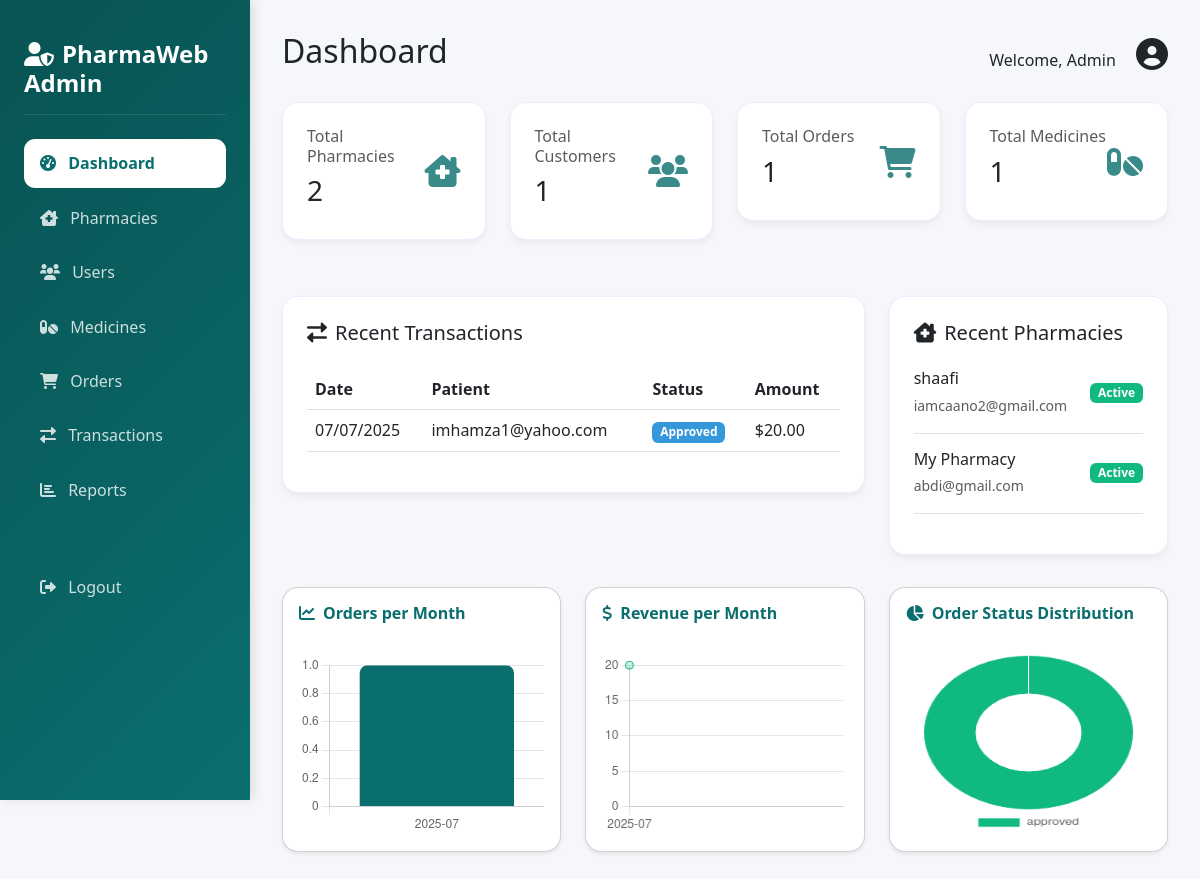
/admin/dashboard.php (signed in), run on the app's committed database.
### tables this page shows
CREATE TABLE `orders` (
  `id` int(11) NOT NULL,
  `customer_id` int(11) DEFAULT NULL,
  `pharmacy_id` int(11) NOT NULL,
  `prescription_id` int(11) DEFAULT NULL,
  `total_amount` decimal(10,2) NOT NULL,
  `status` enum('pending','approved','rejected','completed','cancelled') DEFAULT 'pending',
  `payment_status` enum('pending','completed','failed') DEFAULT 'pending',
  `transaction_hash` varchar(255) DEFAULT NULL,
  `created_at` timestamp NOT NULL DEFAULT current_timestamp(),
  `payout_amount` decimal(10,2) DEFAULT NULL,
  `payout_tx_hash` varchar(255) DEFAULT NULL
);

CREATE TABLE `users` (
  `id` int(11) NOT NULL,
  `email` varchar(255) NOT NULL,
  `password` varchar(255) NOT NULL,
  `user_type` enum('admin','pharmacy','customer') NOT NULL,
  `metamask_address` varchar(42) DEFAULT NULL,
  `created_at` timestamp NOT NULL DEFAULT current_timestamp(),
  `updated_at` timestamp NOT NULL DEFAULT current_timestamp() ON UPDATE current_timestamp(),
  `user_hash` varchar(66) DEFAULT NULL,
  `tx_hash` varchar(66) DEFAULT NULL
);

CREATE TABLE `pharmacies` (
  `id` int(11) NOT NULL,
  `user_id` int(11) DEFAULT NULL,
  `pharmacy_name` varchar(255) NOT NULL,
  `address` text NOT NULL,
  `phone` varchar(20) DEFAULT NULL,
  `license_number` varchar(50) DEFAULT NULL,
  `status` enum('active','inactive') DEFAULT 'active',
  `wallet_address` varchar(42) DEFAULT NULL,
  `trust_score` decimal(5,2) DEFAULT 100.00,
  `performance` varchar(255) DEFAULT NULL
);

### admin/dashboard.php (the view, shortened to what this page needs)
<?php
require_once '../config/database.php';
$stats = [
    'total_pharmacies' => $conn->query("SELECT COUNT(*) FROM pharmacies")->fetchColumn(),
    'total_customers' => $conn->query("SELECT COUNT(*) FROM users WHERE user_type = 'customer'")->fetchColumn(),
    'total_orders' => $conn->query("SELECT COUNT(*) FROM orders")->fetchColumn(),
    'total_medicines' => $conn->query("SELECT COUNT(*) FROM medicines")->fetchColumn()
];
$recent_orders = $conn->query("
    SELECT o.*, u.email as customer_email, p.pharmacy_name
    FROM orders o
    JOIN users u ON o.customer_id = u.id
    JOIN pharmacies p ON o.pharmacy_id = p.id
    ORDER BY o.created_at DESC
    LIMIT 5
")->fetchAll();
$recent_pharmacies = $conn->query("
    SELECT p.*, u.email
    FROM pharmacies p
    JOIN users u ON p.user_id = u.id
    ORDER BY p.id DESC
    LIMIT 5
")->fetchAll();
$orders_per_month = $conn->query("SELECT DATE_FORMAT(created_at, '%Y-%m') as month, COUNT(*) as count FROM orders GROUP BY month ORDER BY month DESC LIMIT 12")->fetchAll(PDO::FETCH_ASSOC);
$orders_per_month = array_reverse($orders_per_month);
$revenue_per_month = $conn->query("SELECT DATE_FORMAT(created_at, '%Y-%m') as month, SUM(total_amount) as revenue FROM orders GROUP BY month ORDER BY month DESC LIMIT 12")->fetchAll(PDO::FETCH_ASSOC);
$revenue_per_month = array_reverse($revenue_per_month);
$status_dist = $conn->query("SELECT status, COUNT(*) as count FROM orders WHERE YEAR(created_at) = YEAR(CURDATE()) GROUP BY status")->fetchAll(PDO::FETCH_KEY_PAIR);
?>
<!DOCTYPE html>
<html lang="en">
<head>
    <link href="https://cdn.jsdelivr.net/npm/bootstrap@5.3.0/dist/css/bootstrap.min.css" rel="stylesheet">
    <link href="https://cdnjs.cloudflare.com/ajax/libs/font-awesome/6.0.0/css/all.min.css" rel="stylesheet">
    <link href="../assets/css/theme.css" rel="stylesheet">
</head>
<body>
    <div class="sidebar">
        <div class="sidebar-header">
            <h4><i class="fas fa-user-shield me-2"></i>PharmaWeb Admin</h4>
        </div>
        <nav>
            <a href="dashboard.php" class="nav-link active">
                <i class="fas fa-tachometer-alt me-2"></i> Dashboard
            </a>
            <a href="pharmacies.php" class="nav-link">
                <i class="fas fa-clinic-medical me-2"></i> Pharmacies
            </a>
            <a href="users.php" class="nav-link">
                <i class="fas fa-users me-2"></i> Users
            </a>
            <a href="medicines.php" class="nav-link">
                <i class="fas fa-pills me-2"></i> Medicines
            </a>
            <a href="orders.php" class="nav-link">
                <i class="fas fa-shopping-cart me-2"></i> Orders
            </a>
            <a href="transactions.php" class="nav-link">
                <i class="fas fa-exchange-alt me-2"></i> Transactions
            </a>
            <a href="reports.php" class="nav-link">
                <i class="fas fa-chart-bar me-2"></i> Reports
            </a>
            <a href="../logout.php" class="nav-link mt-5">
                <i class="fas fa-sign-out-alt me-2"></i> Logout
            </a>
        </nav>
    </div>
    <div class="main-content">
        <div class="d-flex justify-content-between align-items-center mb-4">
            <h2>Dashboard</h2>
            <div class="user-info">
                <span class="me-3">Welcome, Admin</span>
                <i class="fas fa-user-circle fa-2x"></i>
            </div>
        </div>
        <div class="row g-4 mb-4">
            <div class="col-md-3">
                <div class="stat-card">
                    <div class="d-flex justify-content-between align-items-center">
                        <div>
                            <h6 class="text-muted">Total Pharmacies</h6>
                            <h3><?php echo $stats['total_pharmacies']; ?></h3>
                        </div>
                        <i class="fas fa-clinic-medical stat-icon"></i>
                    </div>
                </div>
            </div>
            <div class="col-md-3">
                <div class="stat-card">
                    <div class="d-flex justify-content-between align-items-center">
                        <div>
                            <h6 class="text-muted">Total Customers</h6>
                            <h3><?php echo $stats['total_customers']; ?></h3>
                        </div>
                        <i class="fas fa-users stat-icon"></i>
                    </div>
                </div>
            </div>
            <div class="col-md-3">
                <div class="stat-card">
                    <div class="d-flex justify-content-between align-items-center">
                        <div>
                            <h6 class="text-muted">Total Orders</h6>
                            <h3><?php echo $stats['total_orders']; ?></h3>
                        </div>
                        <i class="fas fa-shopping-cart stat-icon"></i>
                    </div>
                </div>
            </div>
            <div class="col-md-3">
                <div class="stat-card">
                    <div class="d-flex justify-content-between align-items-center">
                        <div>
                            <h6 class="text-muted">Total Medicines</h6>
                            <h3><?php echo $stats['total_medicines']; ?></h3>
                        </div>
                        <i class="fas fa-pills stat-icon"></i>
                    </div>
                </div>
            </div>
        </div>
        <div class="row g-4">
            <div class="col-md-8">
                <div class="recent-activity">
                    <h5 class="mb-4"><i class="fas fa-exchange-alt me-2"></i>Recent Transactions</h5>
                    <table class="table table-hover align-middle">
                        <thead>
                            <tr>
                                <th>Date</th>
                                <th>Patient</th>
                                <th>Status</th>
                                <th>Amount</th>
                            </tr>
                        </thead>
                        <tbody>
                            <?php foreach ($recent_orders as $order): ?>
                                <tr>
                                    <td><?php echo date('m/d/Y', strtotime($order['created_at'])); ?></td>
                                    <td><?php echo htmlspecialchars($order['customer_email']); ?></td>
                                    <td>
                                        <span class="badge <?php
                                            if ($order['status'] === 'completed') echo 'badge-success';
                                            elseif ($order['status'] === 'pending') echo 'badge-warning';
                                            else echo 'badge-info';
                                        ?>">
                                            <?php echo ucfirst($order['status']); ?>
                                        </span>
                                    </td>
                                    <td>$<?php echo number_format($order['total_amount'], 2); ?></td>
                                </tr>
                            <?php endforeach; ?>
                        </tbody>
                    </table>
                </div>
            </div>
            <div class="col-md-4">
                <div class="recent-activity">
                    <h5 class="mb-4"><i class="fas fa-clinic-medical me-2"></i>Recent Pharmacies</h5>
                    <?php foreach ($recent_pharmacies as $pharmacy): ?>
                        <div class="d-flex justify-content-between align-items-center mb-3 pb-3 border-bottom">
                            <div>
                                <h6 class="mb-1"><?php echo $pharmacy['pharmacy_name']; ?></h6>
                                <small class="text-muted"><?php echo $pharmacy['email']; ?></small>
                            </div>
                            <span class="badge bg-<?php echo $pharmacy['status'] === 'active' ? 'success' : 'danger'; ?>">
                                <?php echo ucfirst($pharmacy['status']); ?>
                            </span>
                        </div>
                    <?php endforeach; ?>
                </div>
            </div>
        </div>
        <div class="row g-4 mb-4">
            <div class="col-md-4">
                <div class="card p-3 mb-3 shadow-sm">
                    <h6 class="mb-3"><i class="fas fa-chart-line me-2"></i>Orders per Month</h6>
                    <canvas id="ordersChart" height="180"></canvas>
                </div>
            </div>
            <div class="col-md-4">
                <div class="card p-3 mb-3 shadow-sm">
                    <h6 class="mb-3"><i class="fas fa-dollar-sign me-2"></i>Revenue per Month</h6>
                    <canvas id="revenueChart" height="180"></canvas>
                </div>
            </div>
            <div class="col-md-4">
                <div class="card p-3 mb-3 shadow-sm">
                    <h6 class="mb-3"><i class="fas fa-chart-pie me-2"></i>Order Status Distribution</h6>
                    <canvas id="statusChart" height="180"></canvas>
                </div>
            </div>
        </div>
    </div>
    <script>
    // Chart Data from PHP
    const ordersPerMonth = <?php echo json_encode($orders_per_month); ?>;
    const revenuePerMonth = <?php echo json_encode($revenue_per_month); ?>;
    const statusDist = <?php echo json_encode($status_dist); ?>;
    // Orders Chart
    const ordersCtx = document.getElementById('ordersChart').getContext('2d');
    new Chart(ordersCtx, {
        type: 'bar',
        data: {
            labels: ordersPerMonth.map(x => x.month),
            datasets: [{
                label: 'Orders',
                data: ordersPerMonth.map(x => x.count),
                backgroundColor: '#0b6e6e',
                borderRadius: 8
            }]
        },
        options: {
            plugins: { legend: { display: false } },
            scales: { y: { beginAtZero: true } }
        }
    });
    // Revenue Chart
    const revenueCtx = document.getElementById('revenueChart').getContext('2d');
    new Chart(revenueCtx, {
        type: 'line',
        data: {
            labels: revenuePerMonth.map(x => x.month),
            datasets: [{
                label: 'Revenue',
                data: revenuePerMonth.map(x => x.revenue),
                backgroundColor: 'rgba(16,185,129,0.2)',
                borderColor: '#10b981',
                fill: true,
                tension: 0.4,
                pointRadius: 4
            }]
        },
        options: {
            plugins: { legend: { display: false } },
            scales: { y: { beginAtZero: true } }
        }
    });
    // Status Chart
    const statusCtx = document.getElementById('statusChart').getContext('2d');
    new Chart(statusCtx, {
        type: 'doughnut',
        data: {
            labels: Object.keys(statusDist),
            datasets: [{
                data: Object.values(statusDist),
                backgroundColor: ['#10b981', '#f59e42', '#e53e3e', '#3498db', '#a78bfa'],
                borderWidth: 1
            }]
        },
        options: {
            plugins: { legend: { position: 'bottom' } }
        }
    });
    </script>
</body>
</html>

### assets/css/theme.css (style rules this page uses)
:root { --sidebar-width: 250px; --primary-color: #0b6e6e; --primary-light: #a78bfa; --primary-dark: #085353; --success-color: #10b981; --warning-color: #f59e42; --danger-color: #e53e3e; --info-color: #3498db; --sidebar-bg: linear-gradient(135deg, var(--primary-dark) 0%, var(--primary-color) 100%); }
body { font-family: 'Segoe UI', Tahoma, Geneva, Verdana, sans-serif; background: #f6f7fb; min-height: 100vh; }
.sidebar { width: var(--sidebar-width); position: fixed; top: 0; left: 0; height: 100vh; background: var(--sidebar-bg); color: white; padding: 1.5rem; box-shadow: 4px 0 10px rgba(0,0,0,0.1); }
.main-content { margin-left: var(--sidebar-width); padding: 2rem; }
.sidebar-header { padding: 1rem 0; border-bottom: 1px solid rgba(255,255,255,0.1); margin-bottom: 1.5rem; }
.sidebar-header h4 { font-weight: 700; color: white; margin: 0; }
.nav-link { color: rgba(255,255,255,0.8); padding: 0.8rem 1rem; border-radius: 0.7rem; margin: 0.3rem 0; transition: all 0.3s; }
.nav-link.active { background: white; color: var(--primary-color); font-weight: 600; }
.stat-card, .report-card, .user-card, .profile-card, .activity-card, .recent-activity { background: white; border-radius: 1rem; box-shadow: 0 4px 6px rgba(0,0,0,0.05); padding: 1.5rem; margin-bottom: 2rem; border: 1px solid rgba(124,58,237,0.1); }
.stat-icon { font-size: 2rem; color: var(--primary-color); opacity: 0.8; }
.badge-success, .status-completed, .badge.bg-success { background: var(--success-color) !important; color: #fff !important; }
.badge-info, .status-approved, .badge.bg-info { background: var(--info-color) !important; color: #fff !important; }
.card { background: #fff; border-radius: 1rem; box-shadow: 0 2px 12px 0 rgba(11,110,110,0.08); padding: 1.5rem; margin-bottom: 1.5rem; }
.card h6 { font-weight: 600; color: var(--primary-color); }
.card canvas { width: 100% !important; max-width: 100%; height: 180px !important; margin-top: 1rem; }

### data on the page
orders: created_at "07/07/2025", customer.email "imhamza1@yahoo.com", status "Approved", total_amount "20.00"
pharmacies: pharmacy_name "shaafi", user.email "iamcaano2@gmail.com", status "Active"
pharmacies: pharmacy_name "My Pharmacy", user.email "abdi@gmail.com", status "Active"

### other printed values
$stats['total_pharmacies'] "2"
$stats['total_customers'] "1"
$stats['total_orders'] "1"
$stats['total_medicines'] "1"
chart data {{ json_encode($orders_per_month) }} [{"month":"2025-07","count":1}]
chart data {{ json_encode($revenue_per_month) }} [{"month":"2025-07","revenue":"20.00"}]
